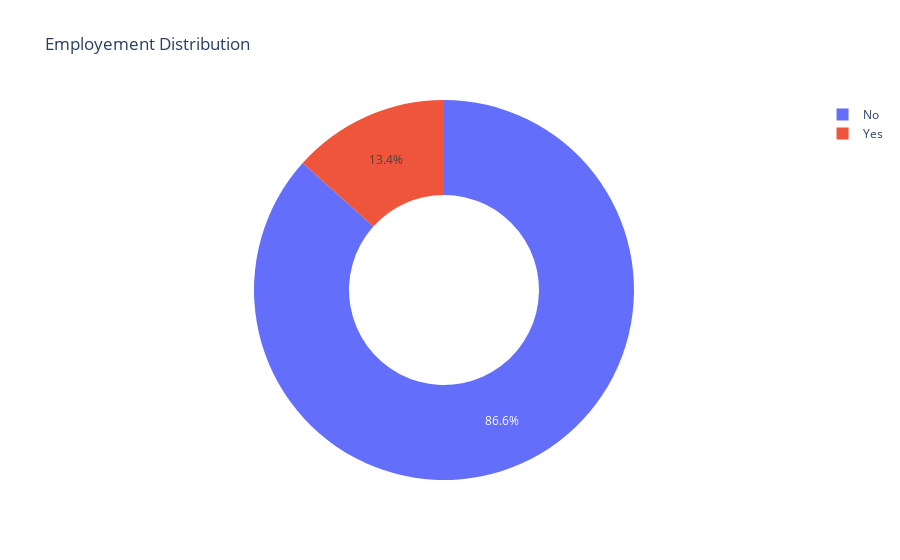

Write notebook code for a chart like this one.
### Code cell
employment = loan["Self_Employed"].value_counts()

fig_employment = px.pie(employment,names = employment.index , values = employment.values , title = "Employement Distribution",hole= 0.5)

fig_employment.show()

### Figure 1 — Plotly figure (JSON) as saved in the notebook; plotly's stock layout.template omitted (floating-point values rounded to 4 significant figures)
{"data": [{"domain": {"x": [0, 1], "y": [0, 1]}, "hole": 0.5, "hovertemplate": "Self_Employed=%{label}<br>value=%{value}<extra></extra>", "labels": ["No", "Yes"], "legendgroup": "", "name": "", "showlegend": true, "type": "pie", "values": [532, 82]}], "layout": {"autosize": true, "legend": {"tracegroupgap": 0}, "title": {"text": "Employement Distribution"}}}
